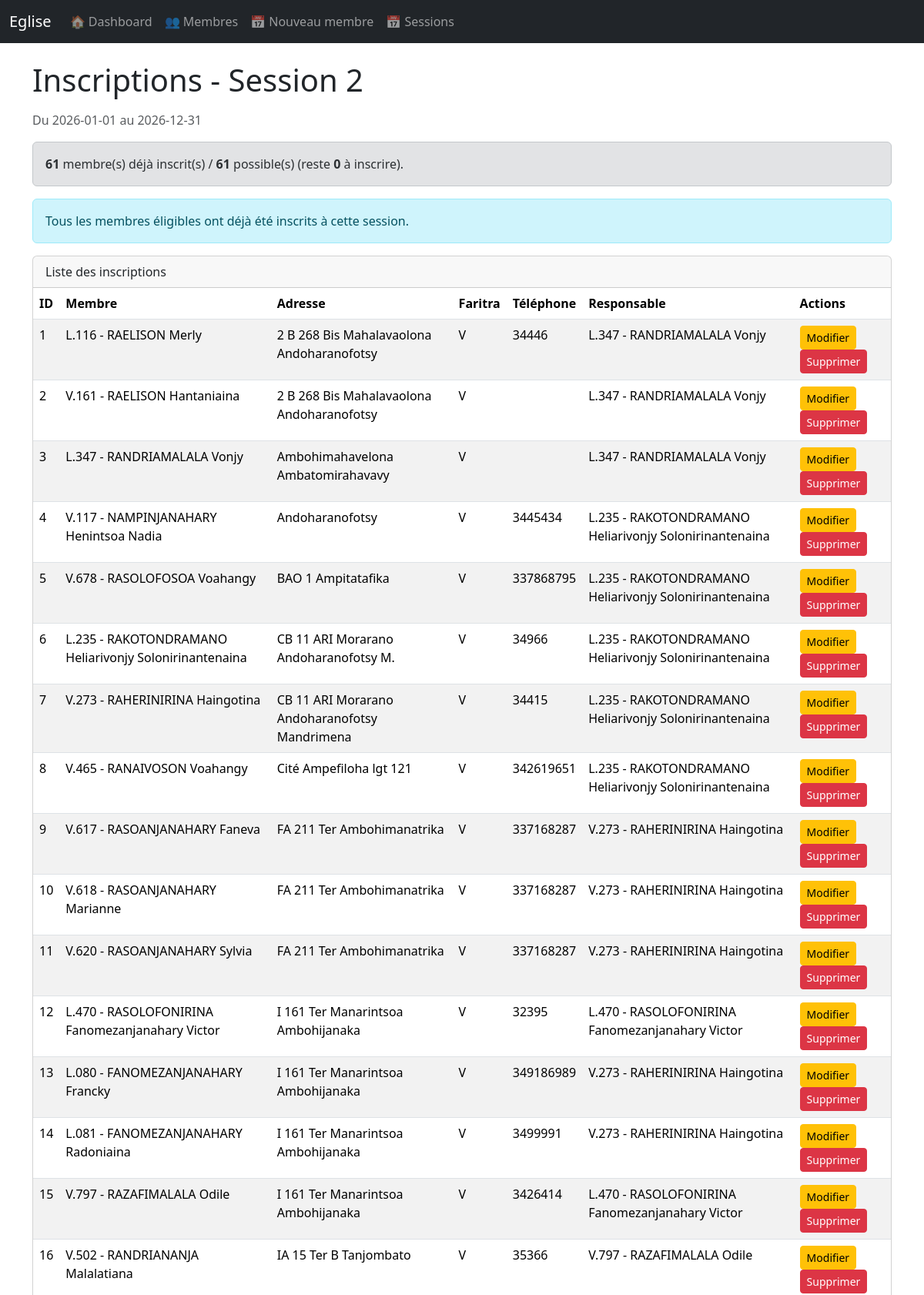
The page /sessions/2/inscriptions (upper part) on the database its author committed.
### app.py (models this page shows, shortened)
class Session(db.Model):
    id = db.Column(db.Integer, primary_key=True)
    date_debut = db.Column(db.Date, nullable=False)
    date_fin = db.Column(db.Date, nullable=False)
    active = db.Column(db.Boolean, default=True)
    est_cloture = db.Column(db.Boolean, default=False)
    inscriptions = db.relationship('InscriptionSession', back_populates='session')
    ministeres = db.relationship('SessionMinistere', back_populates='session')

class InscriptionSession(db.Model):
    id = db.Column(db.Integer, primary_key=True)
    session_id = db.Column(db.Integer, db.ForeignKey('session.id'), nullable=False)
    membre_id = db.Column(db.String(20), db.ForeignKey('membre.matricule'), nullable=False)
    adresse = db.Column(db.String(255))
    faritra_id = db.Column(db.Integer, db.ForeignKey('faritra.id'))
    telephone = db.Column(db.String(30))
    responsable_id = db.Column(db.String(20), db.ForeignKey('membre.matricule'))
    session = db.relationship('Session', back_populates='inscriptions')
    membre = db.relationship('Membre', foreign_keys=[membre_id], back_populates='inscriptions')
    faritra = db.relationship('Faritra')
    responsable = db.relationship('Membre', foreign_keys=[responsable_id])

class Membre(db.Model):
    __table_args__ = (
        db.UniqueConstraint('civilite', 'nom', 'date_naissance', name='uq_membre_identite'),
    )
    matricule = db.Column(db.String(20), primary_key=True)
    nom = db.Column(db.String(150), nullable=False)
    famille_id = db.Column(db.Integer, db.ForeignKey('famille.id'))
    famille = db.relationship('Famille', back_populates='membres')
    adresse_initiale = db.Column(db.String(255))
    civilite = db.Column(db.String(20))
    date_naissance = db.Column(db.Date)
    diakona_mpiahy = db.Column(db.String(150))
    type_membre = db.Column(db.String(50))
    confirmation = db.Column(db.Boolean, default=False)
    bapteme = db.Column(db.Boolean, default=False)
    carte = db.Column(db.Boolean, default=False)
    souhait_avoir_carte = db.Column(db.Boolean, default=False)
    date_inscription = db.Column(db.Date, default=date.today)
    date_depart = db.Column(db.Date)
    est_mort = db.Column(db.Boolean, default=False)
    date_mort = db.Column(db.Date)
    date_mise_a_jour = db.Column(db.Date, default=date.today)
    photo = db.Column(db.String(255), nullable=True)       # nom de fichier dans /static/uploads/membres
    commentaire = db.Column(db.Text, nullable=True)
    benedictions = db.relationship('MembreBenediction', back_populates='membre')
    talents = db.relationship('MembreTalent', back_populates='membre')
    inscriptions = db.relationship(
        'InscriptionSession',
        back_populates='membre',
        foreign_keys='InscriptionSession.membre_id'
    )
    ministeres = db.relationship('SessionMinistereMembre', back_populates='membre')

class Faritra(db.Model):
    id = db.Column(db.Integer, primary_key=True)
    nom = db.Column(db.String(100), nullable=False)

### app.py (the view)
@app.route('/sessions/<int:session_id>/inscriptions')
def inscriptions_liste(session_id):
    session = Session.query.get_or_404(session_id)
    inscriptions = InscriptionSession.query.filter_by(session_id=session_id).all()
    membres_total = Membre.query.filter_by(est_mort=False).all()
    inscrits_ids = {
        ins.membre_id
        for ins in inscriptions
        if ins.membre and not ins.membre.est_mort
    }
    nb_inscrits = len(inscrits_ids)
    nb_possibles = len(membres_total)
    nb_restants = max(nb_possibles - nb_inscrits, 0)
    return render_template(
        'inscriptions_liste.html',
        session=session,
        inscriptions=inscriptions,
        membres_total=membres_total,
        nb_inscrits=nb_inscrits,
        nb_possibles=nb_possibles,
        nb_restants=nb_restants
    )

### app.py (called while the page is built)
@app.context_processor
def utility_processor():
    def url_for_other_page(page):
        """
        Construit l'URL pour une autre page de pagination en conservant :
        - les paramètres de chemin (ex: session_id)
        - les paramètres GET (filtres)
        """
        args = {}
        if request.view_args:
            args.update(request.view_args)          # ex: session_id
        args.update(request.args.to_dict())         # filtres actuels
        args['page'] = page
        return url_for(request.endpoint, **args)
    return dict(url_for_other_page=url_for_other_page)

### templates/inscriptions_liste.html (shortened to what this page needs)
{% extends "base.html" %}
{% block content %}
  <h1 class="mb-3">Inscriptions - Session {{ session.id }}</h1>
  <p class="text-muted">
    Du {{ session.date_debut }} au {{ session.date_fin }}
  </p>
  <div class="alert alert-secondary">
    <strong>{{ nb_inscrits }}</strong> membre(s) déjà inscrit(s)
    {% if nb_possibles > 0 %}
      / <strong>{{ nb_possibles }}</strong> possible(s)
      (reste <strong>{{ nb_restants }}</strong> à inscrire).
    {% else %}
      / aucun membre éligible (tous les membres sont marqués comme morts).
    {% endif %}
  </div>
  {% if nb_restants > 0 %}
    <a href="{{ url_for('inscription_nouvelle', session_id=session.id) }}"
       class="btn btn-primary mb-3">
      ➕ Nouvelle inscription
    </a>
  {% else %}
    <div class="alert alert-info mb-3">
      Tous les membres éligibles ont déjà été inscrits à cette session.
    </div>
  {% endif %}
  <div class="card">
    <div class="card-header">
      Liste des inscriptions
    </div>
    <div class="table-responsive">
      <table class="table table-striped table-hover mb-0">
        <thead>
          <tr>
            <th>ID</th>
            <th>Membre</th>
            <th>Adresse</th>
            <th>Faritra</th>
            <th>Téléphone</th>
            <th>Responsable</th>
            <th>Actions</th>
          </tr>
        </thead>
        <tbody>
          {% for insc in inscriptions %}
            <tr>
              <td>{{ insc.id }}</td>
              <td>{{ insc.membre.matricule }} - {{ insc.membre.nom }}</td>
              <td>{{ insc.adresse or '' }}</td>
              <td>{{ insc.faritra.nom if insc.faritra else '' }}</td>
              <td>{{ insc.telephone or '' }}</td>
              <td>
                {% if insc.responsable %}
                  {{ insc.responsable.matricule }} - {{ insc.responsable.nom }}
                {% endif %}
              </td>
              <td>
                <a href="{{ url_for('inscription_modifier',
                                     session_id=session.id,
                                     inscription_id=insc.id) }}"
                   class="btn btn-sm btn-warning">
                  Modifier
                </a>
                <form action="{{ url_for('inscription_supprimer',
                                         session_id=session.id,
                                         inscription_id=insc.id) }}"
                      method="post" class="d-inline"
                      onsubmit="return confirm('Supprimer cette inscription ?');">
                  <button type="submit" class="btn btn-sm btn-danger">Supprimer</button>
                </form>
              </td>
            </tr>
          {% else %}
            <tr>
              <td colspan="7" class="text-center">Aucune inscription pour cette session.</td>
            </tr>
          {% endfor %}
        </tbody>
      </table>
    </div>
  </div>
</div>
{% endblock %}

### rows shown on the page
InscriptionSession: id "1", membre.matricule "L.116", membre.nom "RAELISON Merly", adresse "2 B 268 Bis Mahalavaolona Andoharanofotsy", faritra "V", telephone "34446", responsable.matricule "L.347", responsable.nom "RANDRIAMALALA Vonjy"
InscriptionSession: id "2", membre.matricule "V.161", membre.nom "RAELISON Hantaniaina", adresse "2 B 268 Bis Mahalavaolona Andoharanofotsy", faritra "V", responsable.matricule "L.347", responsable.nom "RANDRIAMALALA Vonjy"
InscriptionSession: id "3", membre.matricule "L.347", membre.nom "RANDRIAMALALA Vonjy", adresse "Ambohimahavelona Ambatomirahavavy", faritra "V", responsable.matricule "L.347", responsable.nom "RANDRIAMALALA Vonjy"
InscriptionSession: id "4", membre.matricule "V.117", membre.nom "NAMPINJANAHARY Henintsoa Nadia", adresse "Andoharanofotsy", faritra "V", telephone "3445434", responsable.matricule "L.235", responsable.nom "RAKOTONDRAMANO Heliarivonjy Solonirinantenaina"
InscriptionSession: id "5", membre.matricule "V.678", membre.nom "RASOLOFOSOA Voahangy", adresse "BAO 1 Ampitatafika", faritra "V", telephone "337868795", responsable.matricule "L.235", responsable.nom "RAKOTONDRAMANO Heliarivonjy Solonirinantenaina"
InscriptionSession: id "6", membre.matricule "L.235", membre.nom "RAKOTONDRAMANO Heliarivonjy Solonirinantenaina", adresse "CB 11 ARI Morarano Andoharanofotsy M.", faritra "V", telephone "34966", responsable.matricule "L.235", responsable.nom "RAKOTONDRAMANO Heliarivonjy Solonirinantenaina"
InscriptionSession: id "7", membre.matricule "V.273", membre.nom "RAHERINIRINA Haingotina", adresse "CB 11 ARI Morarano Andoharanofotsy Mandrimena", faritra "V", telephone "34415", responsable.matricule "L.235", responsable.nom "RAKOTONDRAMANO Heliarivonjy Solonirinantenaina"
InscriptionSession: id "8", membre.matricule "V.465", membre.nom "RANAIVOSON Voahangy", adresse "Cité Ampefiloha lgt 121", faritra "V", telephone "342619651", responsable.matricule "L.235", responsable.nom "RAKOTONDRAMANO Heliarivonjy Solonirinantenaina"
InscriptionSession: id "9", membre.matricule "V.617", membre.nom "RASOANJANAHARY Faneva", adresse "FA 211 Ter Ambohimanatrika", faritra "V", telephone "337168287", responsable.matricule "V.273", responsable.nom "RAHERINIRINA Haingotina"
InscriptionSession: id "10", membre.matricule "V.618", membre.nom "RASOANJANAHARY Marianne", adresse "FA 211 Ter Ambohimanatrika", faritra "V", telephone "337168287", responsable.matricule "V.273", responsable.nom "RAHERINIRINA Haingotina"
InscriptionSession: id "11", membre.matricule "V.620", membre.nom "RASOANJANAHARY Sylvia", adresse "FA 211 Ter Ambohimanatrika", faritra "V", telephone "337168287", responsable.matricule "V.273", responsable.nom "RAHERINIRINA Haingotina"
InscriptionSession: id "12", membre.matricule "L.470", membre.nom "RASOLOFONIRINA Fanomezanjanahary Victor", adresse "I 161 Ter Manarintsoa Ambohijanaka", faritra "V", telephone "32395", responsable.matricule "L.470", responsable.nom "RASOLOFONIRINA Fanomezanjanahary Victor"
InscriptionSession: id "13", membre.matricule "L.080", membre.nom "FANOMEZANJANAHARY Francky", adresse "I 161 Ter Manarintsoa Ambohijanaka", faritra "V", telephone "349186989", responsable.matricule "V.273", responsable.nom "RAHERINIRINA Haingotina"
InscriptionSession: id "14", membre.matricule "L.081", membre.nom "FANOMEZANJANAHARY Radoniaina", adresse "I 161 Ter Manarintsoa Ambohijanaka", faritra "V", telephone "3499991", responsable.matricule "V.273", responsable.nom "RAHERINIRINA Haingotina"
InscriptionSession: id "15", membre.matricule "V.797", membre.nom "RAZAFIMALALA Odile", adresse "I 161 Ter Manarintsoa Ambohijanaka", faritra "V", telephone "3426414", responsable.matricule "L.470", responsable.nom "RASOLOFONIRINA Fanomezanjanahary Victor"
InscriptionSession: id "16", membre.matricule "V.502", membre.nom "RANDRIANANJA Malalatiana", adresse "IA 15 Ter B Tanjombato", faritra "V", telephone "35366", responsable.matricule "V.797", responsable.nom "RAZAFIMALALA Odile"

### other values the page prints
{{ session.id }} "2"
{{ session.date_debut }} "2026-01-01"
{{ session.date_fin }} "2026-12-31"
{{ nb_inscrits }} "61"
{{ nb_possibles }} "61"
{{ nb_restants }} "0"
